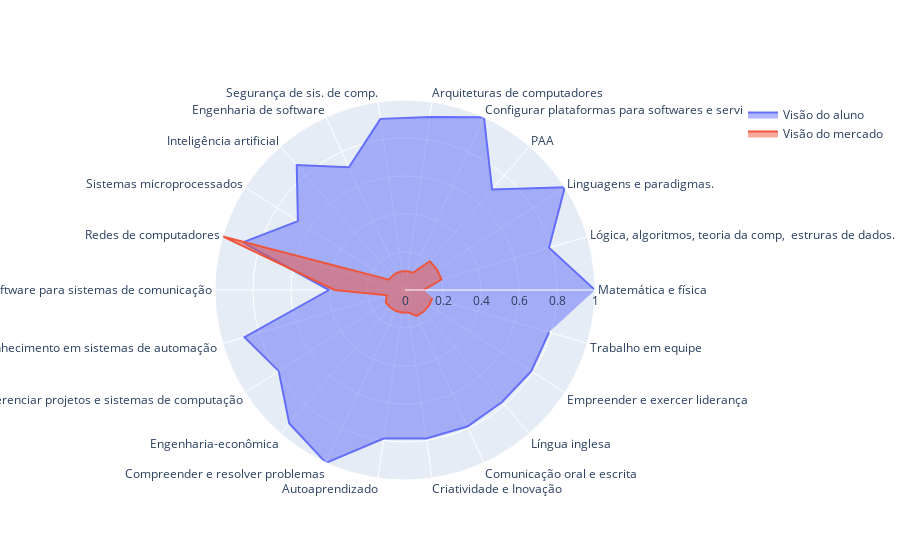

The notebook cell saved with this chart:
### Markdown cell above
#### Visão do mercado e do aluno

### Code cell
fig = CP.plot(
    categorias,
    r1=list(comparacao_nota.values()),
    r1_name='Visão do aluno',
    r2=list(visao_mercado.values()),
    r2_name="Visão do mercado")

### Figure 1 — Plotly figure (JSON) as saved in the notebook; plotly's stock layout.template omitted (floating-point values rounded to 4 significant figures)
{"data": [{"fill": "toself", "name": "Visão do aluno", "r": [1, 0.79, 1, 0.7, 1, 0.92, 0.91, 0.71, 0.87, 0.67, 0.89, 0.4, 0.88, 0.79, 0.93, 1, 0.79, 0.79, 0.79, 0.78, 0.79, 0.79], "theta": ["Matemática e física", "Lógica, algoritmos, teoria da comp,  estruras de dados.", "Linguagens e paradigmas.", "PAA", "Configurar plataformas para softwares e serviços.", "Arquiteturas de computadores", "Segurança de sis. de comp.", "Engenharia de software", "Inteligência artificial", "Sistemas microprocessados", "Redes de computadores", "Software para sistemas de comunicação", "Conhecimento em sistemas de automação ", "Gerenciar projetos e sistemas de computação", "Engenharia-econômica", "Compreender e resolver problemas", "Autoaprendizado", "Criatividade e Inovação", "Comunicação oral e escrita", "Língua inglesa", "Empreender e exercer liderança", "Trabalho em equipe"], "type": "scatterpolar"}, {"fill": "toself", "name": "Visão do mercado", "r": [0.1, 0.2, 0.2, 0.2, 0.1, 0.1, 0.1, 0.1, 0.1, 0.1, 1, 0.37, 0.1, 0.12, 0.12, 0.12, 0.12, 0.12, 0.15, 0.15, 0.15, 0.15], "theta": ["Matemática e física", "Lógica, algoritmos, teoria da comp,  estruras de dados.", "Linguagens e paradigmas.", "PAA", "Configurar plataformas para softwares e serviços.", "Arquiteturas de computadores", "Segurança de sis. de comp.", "Engenharia de software", "Inteligência artificial", "Sistemas microprocessados", "Redes de computadores", "Software para sistemas de comunicação", "Conhecimento em sistemas de automação ", "Gerenciar projetos e sistemas de computação", "Engenharia-econômica", "Compreender e resolver problemas", "Autoaprendizado", "Criatividade e Inovação", "Comunicação oral e escrita", "Língua inglesa", "Empreender e exercer liderança", "Trabalho em equipe"], "type": "scatterpolar"}], "layout": {"polar": {"radialaxis": {"range": [0, 1], "visible": true}}, "showlegend": true}}
